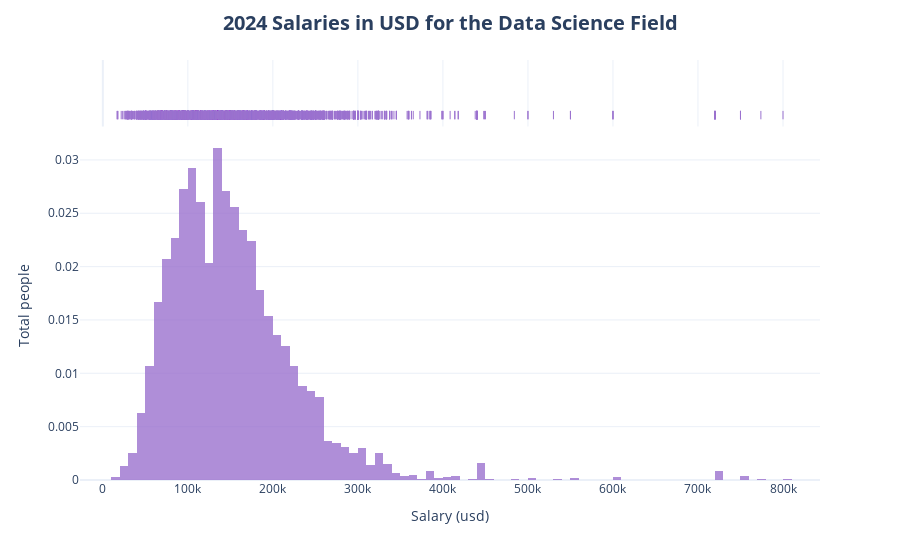

Write notebook code for a chart like this one.
### Code cell
df_chart = df[df["work_year"] == 2024]
fig = px.histogram(df_chart, x='salary_in_usd', histnorm='density', nbins=100, marginal='rug', opacity=0.8, color_discrete_sequence = ["#9b72cf"])

# Customize the layout
fig.update_layout(
    title_text='<b>2024 Salaries in USD for the Data Science Field</b>',
    title_font_size=20,
    title_x=0.5,           
    xaxis_title='Salary (usd)',    
    yaxis_title='Total people',
    template="plotly_white",
    showlegend=True
)

fig.show()

### Figure 1 — Plotly figure (JSON) as saved in the notebook; plotly's stock layout.template omitted (floating-point values rounded to 4 significant figures; data arrays with more than 128 entries replaced by an {"elided": "..."} marker saying what was removed)
{"data": [{"alignmentgroup": "True", "bingroup": "x", "histnorm": "density", "hovertemplate": "salary_in_usd=%{x}<br>density=%{y}<extra></extra>", "legendgroup": "", "marker": {"color": "#9b72cf", "opacity": 0.8, "pattern": {"shape": ""}}, "name": "", "nbinsx": 100, "offsetgroup": "", "orientation": "v", "showlegend": false, "type": "histogram", "x": {"elided": "4374 int values"}, "xaxis": "x", "yaxis": "y"}, {"alignmentgroup": "True", "boxpoints": "all", "fillcolor": "rgba(255,255,255,0)", "hoveron": "points", "hovertemplate": "salary_in_usd=%{x}<extra></extra>", "jitter": 0, "legendgroup": "", "line": {"color": "rgba(255,255,255,0)"}, "marker": {"color": "#9b72cf", "symbol": "line-ns-open"}, "name": "", "offsetgroup": "", "showlegend": false, "type": "box", "x": {"elided": "4374 int values"}, "xaxis": "x2", "yaxis": "y2"}], "layout": {"autosize": true, "barmode": "relative", "legend": {"tracegroupgap": 0}, "margin": {"t": 60}, "showlegend": true, "title": {"font": {"size": 20}, "text": "<b>2024 Salaries in USD for the Data Science Field</b>", "x": 0.5}, "xaxis": {"anchor": "y", "autorange": true, "domain": [0, 1], "range": [-26850.0, 843500.0], "title": {"text": "Salary (usd)"}, "type": "linear"}, "xaxis2": {"anchor": "y2", "autorange": true, "domain": [0, 1], "matches": "x", "range": [-26850.0, 843500.0], "showgrid": true, "showticklabels": false, "type": "linear"}, "yaxis": {"anchor": "x", "autorange": true, "domain": [0, 0.8316], "range": [0, 0.03274], "title": {"text": "Total people"}}, "yaxis2": {"anchor": "x2", "autorange": true, "domain": [0.8416, 1], "matches": "y2", "range": [-0.5942, 0.5], "showgrid": false, "showline": false, "showticklabels": false, "ticks": "", "type": "category"}}}
